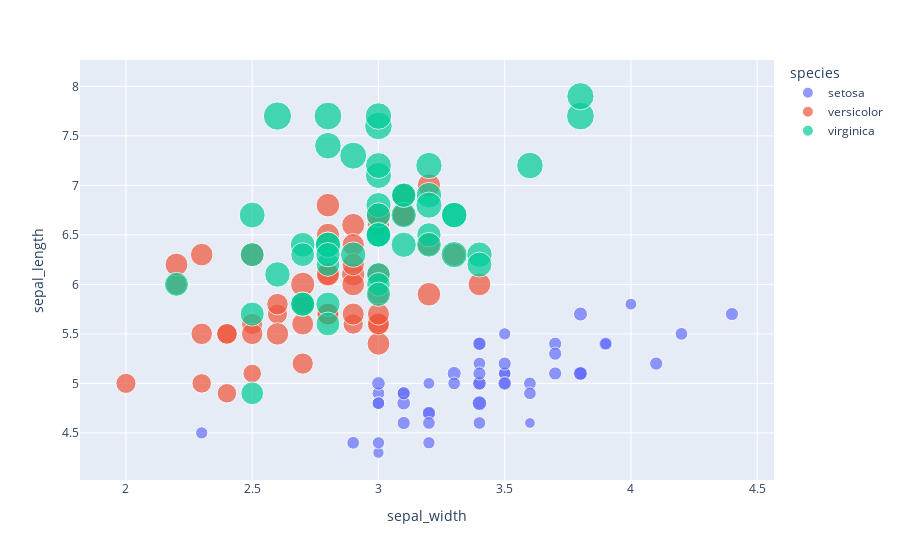

This figure's notebook cell:
### Code cell
fig=px.scatter(df,x="sepal_width",y="sepal_length",color="species",size="petal_length")
fig.show()

### Figure 1 — Plotly figure (JSON) as saved in the notebook; plotly's stock layout.template omitted (floating-point values rounded to 4 significant figures)
{"data": [{"hovertemplate": "species=setosa<br>sepal_width=%{x}<br>sepal_length=%{y}<br>petal_length=%{marker.size}<extra></extra>", "legendgroup": "setosa", "marker": {"color": "#636efa", "size": [1.4, 1.4, 1.3, 1.5, 1.4, 1.7, 1.4, 1.5, 1.4, 1.5, 1.5, 1.6, 1.4, 1.1, 1.2, 1.5, 1.3, 1.4, 1.7, 1.5, 1.7, 1.5, 1, 1.7, 1.9, 1.6, 1.6, 1.5, 1.4, 1.6, 1.6, 1.5, 1.5, 1.4, 1.5, 1.2, 1.3, 1.4, 1.3, 1.5, 1.3, 1.3, 1.3, 1.6, 1.9, 1.4, 1.6, 1.4, 1.5, 1.4], "sizemode": "area", "sizeref": 0.01725, "symbol": "circle"}, "mode": "markers", "name": "setosa", "orientation": "v", "showlegend": true, "type": "scatter", "x": [3.5, 3, 3.2, 3.1, 3.6, 3.9, 3.4, 3.4, 2.9, 3.1, 3.7, 3.4, 3, 3, 4, 4.4, 3.9, 3.5, 3.8, 3.8, 3.4, 3.7, 3.6, 3.3, 3.4, 3, 3.4, 3.5, 3.4, 3.2, 3.1, 3.4, 4.1, 4.2, 3.1, 3.2, 3.5, 3.6, 3, 3.4, 3.5, 2.3, 3.2, 3.5, 3.8, 3, 3.8, 3.2, 3.7, 3.3], "xaxis": "x", "y": [5.1, 4.9, 4.7, 4.6, 5, 5.4, 4.6, 5, 4.4, 4.9, 5.4, 4.8, 4.8, 4.3, 5.8, 5.7, 5.4, 5.1, 5.7, 5.1, 5.4, 5.1, 4.6, 5.1, 4.8, 5, 5, 5.2, 5.2, 4.7, 4.8, 5.4, 5.2, 5.5, 4.9, 5, 5.5, 4.9, 4.4, 5.1, 5, 4.5, 4.4, 5, 5.1, 4.8, 5.1, 4.6, 5.3, 5], "yaxis": "y"}, {"hovertemplate": "species=versicolor<br>sepal_width=%{x}<br>sepal_length=%{y}<br>petal_length=%{marker.size}<extra></extra>", "legendgroup": "versicolor", "marker": {"color": "#EF553B", "size": [4.7, 4.5, 4.9, 4, 4.6, 4.5, 4.7, 3.3, 4.6, 3.9, 3.5, 4.2, 4, 4.7, 3.6, 4.4, 4.5, 4.1, 4.5, 3.9, 4.8, 4, 4.9, 4.7, 4.3, 4.4, 4.8, 5, 4.5, 3.5, 3.8, 3.7, 3.9, 5.1, 4.5, 4.5, 4.7, 4.4, 4.1, 4, 4.4, 4.6, 4, 3.3, 4.2, 4.2, 4.2, 4.3, 3, 4.1], "sizemode": "area", "sizeref": 0.01725, "symbol": "circle"}, "mode": "markers", "name": "versicolor", "orientation": "v", "showlegend": true, "type": "scatter", "x": [3.2, 3.2, 3.1, 2.3, 2.8, 2.8, 3.3, 2.4, 2.9, 2.7, 2, 3, 2.2, 2.9, 2.9, 3.1, 3, 2.7, 2.2, 2.5, 3.2, 2.8, 2.5, 2.8, 2.9, 3, 2.8, 3, 2.9, 2.6, 2.4, 2.4, 2.7, 2.7, 3, 3.4, 3.1, 2.3, 3, 2.5, 2.6, 3, 2.6, 2.3, 2.7, 3, 2.9, 2.9, 2.5, 2.8], "xaxis": "x", "y": [7, 6.4, 6.9, 5.5, 6.5, 5.7, 6.3, 4.9, 6.6, 5.2, 5, 5.9, 6, 6.1, 5.6, 6.7, 5.6, 5.8, 6.2, 5.6, 5.9, 6.1, 6.3, 6.1, 6.4, 6.6, 6.8, 6.7, 6, 5.7, 5.5, 5.5, 5.8, 6, 5.4, 6, 6.7, 6.3, 5.6, 5.5, 5.5, 6.1, 5.8, 5, 5.6, 5.7, 5.7, 6.2, 5.1, 5.7], "yaxis": "y"}, {"hovertemplate": "species=virginica<br>sepal_width=%{x}<br>sepal_length=%{y}<br>petal_length=%{marker.size}<extra></extra>", "legendgroup": "virginica", "marker": {"color": "#00cc96", "size": [6, 5.1, 5.9, 5.6, 5.8, 6.6, 4.5, 6.3, 5.8, 6.1, 5.1, 5.3, 5.5, 5, 5.1, 5.3, 5.5, 6.7, 6.9, 5, 5.7, 4.9, 6.7, 4.9, 5.7, 6, 4.8, 4.9, 5.6, 5.8, 6.1, 6.4, 5.6, 5.1, 5.6, 6.1, 5.6, 5.5, 4.8, 5.4, 5.6, 5.1, 5.1, 5.9, 5.7, 5.2, 5, 5.2, 5.4, 5.1], "sizemode": "area", "sizeref": 0.01725, "symbol": "circle"}, "mode": "markers", "name": "virginica", "orientation": "v", "showlegend": true, "type": "scatter", "x": [3.3, 2.7, 3, 2.9, 3, 3, 2.5, 2.9, 2.5, 3.6, 3.2, 2.7, 3, 2.5, 2.8, 3.2, 3, 3.8, 2.6, 2.2, 3.2, 2.8, 2.8, 2.7, 3.3, 3.2, 2.8, 3, 2.8, 3, 2.8, 3.8, 2.8, 2.8, 2.6, 3, 3.4, 3.1, 3, 3.1, 3.1, 3.1, 2.7, 3.2, 3.3, 3, 2.5, 3, 3.4, 3], "xaxis": "x", "y": [6.3, 5.8, 7.1, 6.3, 6.5, 7.6, 4.9, 7.3, 6.7, 7.2, 6.5, 6.4, 6.8, 5.7, 5.8, 6.4, 6.5, 7.7, 7.7, 6, 6.9, 5.6, 7.7, 6.3, 6.7, 7.2, 6.2, 6.1, 6.4, 7.2, 7.4, 7.9, 6.4, 6.3, 6.1, 7.7, 6.3, 6.4, 6, 6.9, 6.7, 6.9, 5.8, 6.8, 6.7, 6.7, 6.3, 6.5, 6.2, 5.9], "yaxis": "y"}], "layout": {"legend": {"itemsizing": "constant", "title": {"text": "species"}, "tracegroupgap": 0}, "margin": {"t": 60}, "xaxis": {"anchor": "y", "domain": [0, 1], "title": {"text": "sepal_width"}}, "yaxis": {"anchor": "x", "domain": [0, 1], "title": {"text": "sepal_length"}}}}
